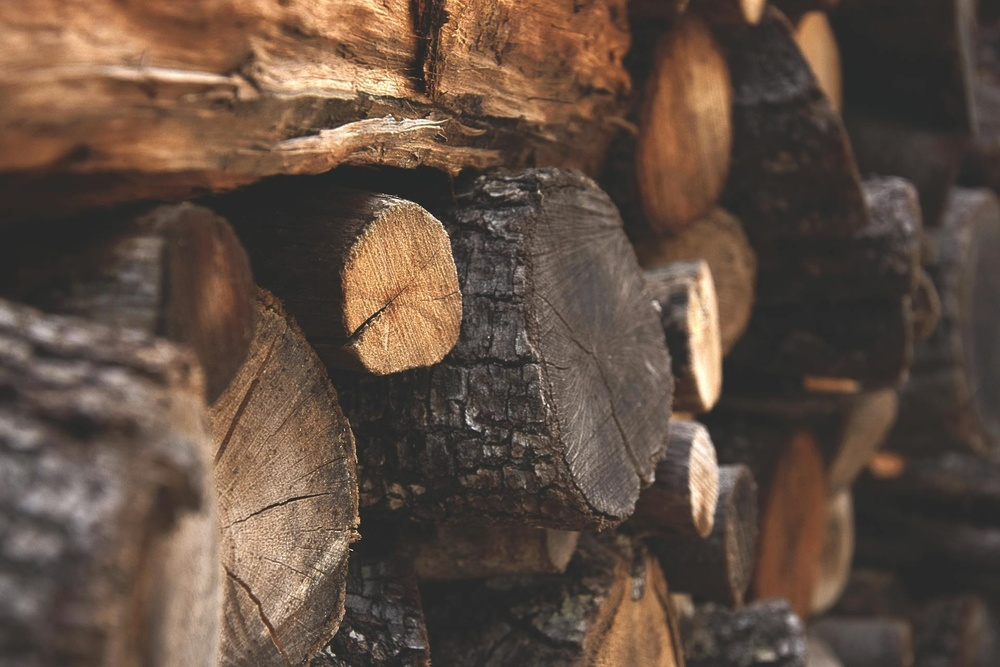
#> input picture image_filtering/images/pexels-iaia881-122588.jpg, 1000 x 667 px, shrunk from 1920 x 1280 before the run; its folder holds only this picture in this run
$ jupyter execute --allow-errors effect_of_changing_phase_magnitude.ipynb
#> lines starting #> are read from the running program, lines starting #| are printed output that depends on the picture
# Effect of changing phase and magnitude

We already know that the Fourier Transform gives us, for each frequency, the magnitude and phase in of a sinusoid in that frequency. We will now see between the phase and magnitude, which of the two has the most effect if altered.

To do this, we will take 3 similar-sized images. We will then see how the images look:

    * with original magnitude and original phase
    * with average magnitude and original phase
    * with original magnitude and average phase

The averages will be computed from all the 3 images.

[cell 1]
import cv2
import glob
import numpy as np
import matplotlib.pyplot as plt

plt.rcParams['image.cmap'] = 'gray'

[cell 2]
#Read and display the images
images = glob.glob('.\\images/pexels-*.jpg')
read_images = []

for image in images:
    image = cv2.imread(image, cv2.IMREAD_GRAYSCALE)
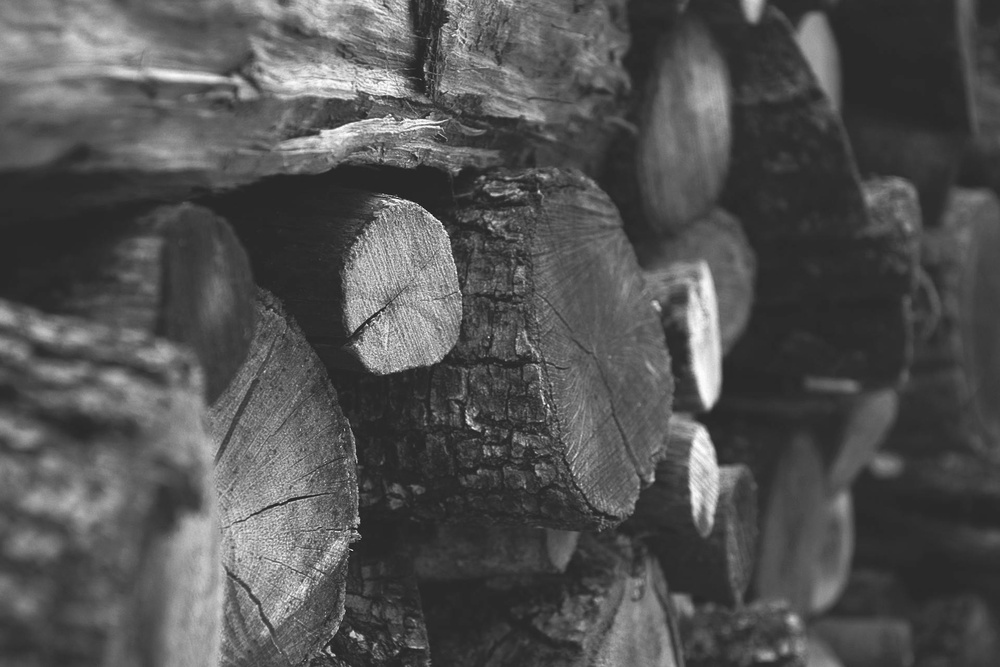
#> image: shape (667, 1000); min 15, max 255, mean 82.5
    read_images.append(cv2.resize(image, None, fx=0.06, fy=0.06, interpolation=cv2.INTER_AREA))

We resize the images to <1 % of its original size for the sake of computation.

[cell 3]
# display the images
plt.figure(figsize=[5*3, 5])
plt.subplot(131); plt.imshow(read_images[0], cmap='gray'); plt.xticks=[]; plt.yticks=[]; plt.axis('off')
#> (the rest of this cell did not finish here and is left out)

Image Sources:
<br>
* Pexels\Maria Ilaria Piras;
<br>
* Pexels\Markus Spaske;
<br>
* Pexels\Pok Rie

[cell 4]
# We now compute their average magnitude and phase
avg_magnitude = np.zeros(read_images[0].shape)
avg_phase = np.zeros(read_images[0].shape)
for copy_img in read_images:
    copy_img = copy_img - np.mean(copy_img)
    img_fft = np.fft.fft2(copy_img)
    avg_magnitude = avg_magnitude + (abs(img_fft)/3)
    avg_phase = avg_phase + (np.angle(img_fft)/3)
#> this loop made 1 pass
#> pass 1, `copy_img = copy_img - np.mean(copy_img)`:
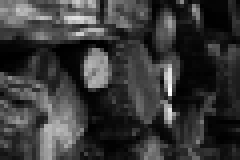
#> copy_img: shape (40, 60) float64 (shown 4 times larger); min -42.51, max 147.5, mean 0; drawn with min black and max white
#> pass 1, `avg_magnitude = avg_magnitude + (abs(img_fft)/3)`:
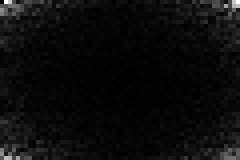
#> avg_magnitude: shape (40, 60) float64 (shown 4 times larger); min 3.03e-12, max 6505.8, mean 315.1; drawn with min black and max white
#> pass 1, `avg_phase = avg_phase + (np.angle(img_fft)/3)`:
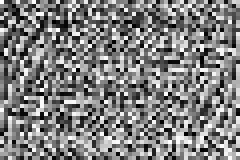
#> avg_phase: shape (40, 60) float64 (shown 4 times larger); min -1.05, max 1.05, mean 0.000873; drawn with min black and max white

We will now create a function to plot an image on the left and a polar plot of the magnitude pointing in the direction of the phase angle. We will do this for every image, both the original and with the magnitude and phase changed.

[cell 5]
#function to plot an image and its magnitude
def plot_polar_image(image, title=''):
    """
    Given any image, we will produce the Argand diagram
    of the image.

    This function expects that 'image' is of complex dtype
    and is the result of a dft

    We will also find the ifft and plot as an image.
    """

    fig, (ax1, ax2) = plt.subplots(1, 2)
    fig.set_size_inches(6 * 2, 4)
    fig.suptitle(title)

    image_ifft = np.fft.ifft2(image)
    ax1.imshow(abs(image_ifft))

    # Plot each complex number as an arrow
    for num in image.flat:
        #plot as a 1/4 of the original
        ax2.arrow(0, 0, num.real/2, num.imag/2, head_width=0.1,
                  head_length=0.2, fc='blue', ec='blue')


    # Set the limits of the plot
    ax2.set_xlim(-5000, 5000);
    ax2.set_ylim(-5000, 5000);
    ax2.set_xlabel('Re');
    ax2.set_ylabel('Im');
    ax2.grid(True)

[cell 6]
# function to change either the magnitude or phase of
# an image and plot the resulting image
def change_image(image, new_part, is_mag=0, title=''):
    """
    This function takes an image, changes the image's
    magnitude/phase and displays the image.

    The shapes of image and new_part must be equal
    Image must be a complex - result of an fft

    image - a complex array, a result of fft
    new_part - either new magnitude or phase with which
        to change the image into
    is_mag - if new_part is magnitude, set to 0,
    else if new_part is phase, set to non-zero

    Calls plot_polar_image on result
    """

    #Split the current image into magnitude and phase
    magnitude = abs(image)
    phase = np.angle(image)

    new_image = np.empty(image.shape, np.complex128)
    if is_mag == 0:
        #This means we are to swap magnitude
        #Make a complex number Data[...,0] + 1j * Data[...,1]
        new_image = (new_part * np.cos(phase)) + 1j * (new_part * np.sin(phase))
    else:
        #Swapping phase
        new_image = (magnitude * np.cos(new_part)) + 1j * (magnitude * np.sin(new_part))

    plot_polar_image(new_image, title)

[cell 7]
#the fft of all images
images_fft = []
for image in read_images:
    img_fft_shift = np.fft.fft2(image)
    images_fft.append(img_fft_shift)
#> after the loop, images_fft = 1 item

Let us first plot for the first image.

[cell 8]
#put it all in a convenience function to avoid repetition
def plot_changes(pos):
    plot_polar_image(images_fft[pos], 'Image ' + str(pos + 1) + ' - Original')
    change_image(images_fft[pos], avg_magnitude, title= 'Image ' + str(pos + 1) + ' - Average Magnitude')
#> in change_image, `magnitude = abs(image)`:
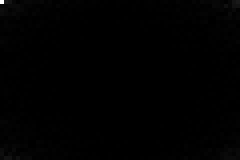
#> magnitude: shape (40, 60) float64 (shown 4 times larger); min 11.12, max 198028, mean 1027.7; drawn with min black and max white
    change_image(images_fft[pos], avg_phase, is_mag= 1, title= 'Image ' + str(pos + 1) + ' - Average Phase')

### Image 1

[cell 9]
plot_changes(0)
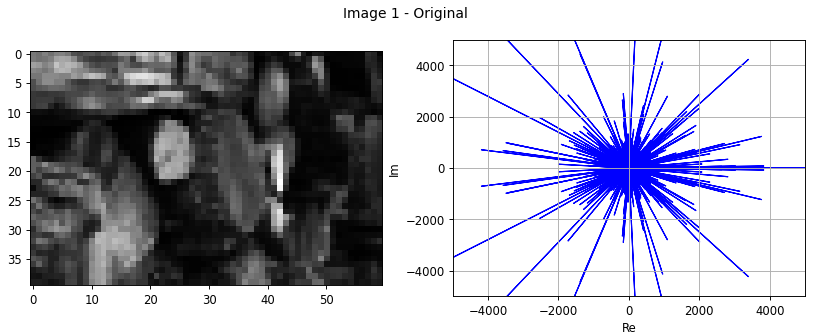
#> figure drawn by matplotlib, 2 panels
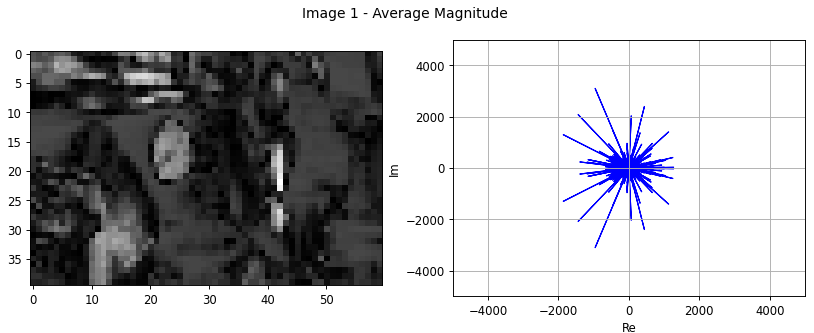
#> figure drawn by matplotlib, 2 panels
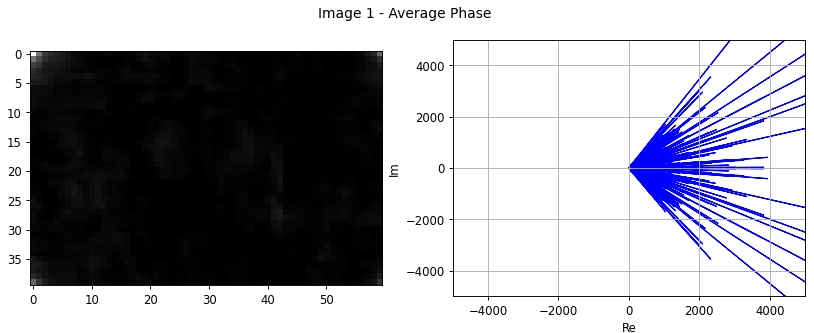
#> figure drawn by matplotlib, 2 panels

### Image 2

#> (a cell that did not finish here is left out)


### Image 3

#> (a cell that did not finish here is left out)

$ run again, on image_filtering/images/pexels-markusspiske-1268129.jpg
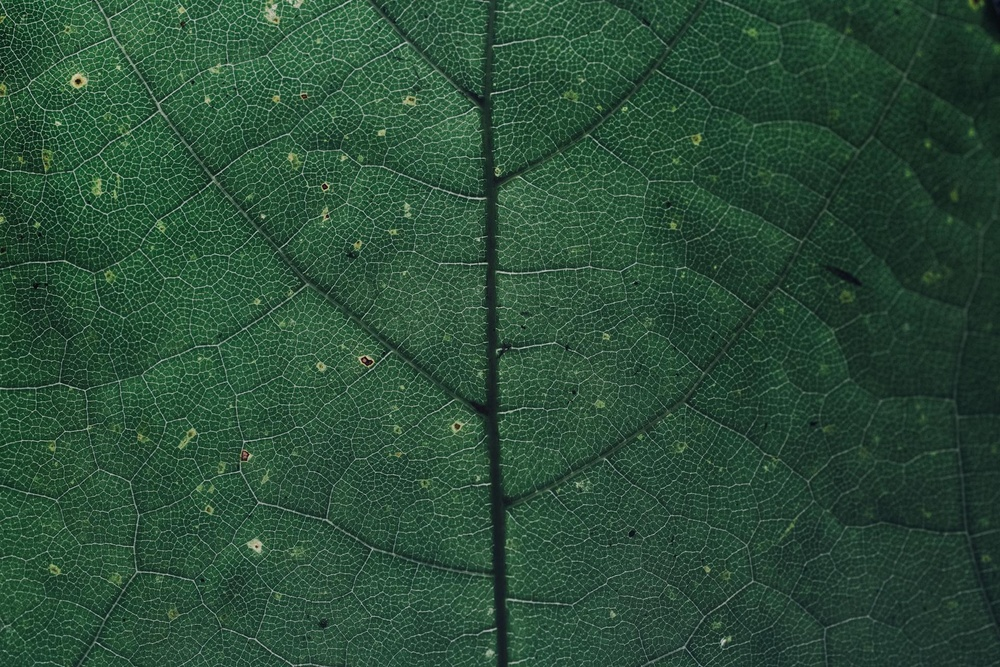
#> input picture image_filtering/images/pexels-markusspiske-1268129.jpg, 1000 x 667 px, shrunk from 1920 x 1280 before the run
#> the loop `for copy_img in read_images:` made 1 pass
#> pass 1, `avg_phase = avg_phase + (np.angle(img_fft)/3)`:
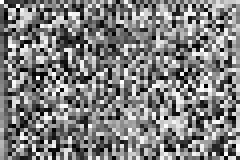
#> avg_phase: shape (40, 60) float64 (shown 4 times larger); min -1.05, max 1.05, mean 0.000873; drawn with min black and max white
#> the loop `for image in read_images:` made 1 pass
#> after the loop `for image in read_images:`: images_fft = 1 item
#> `[cell 9] plot_changes(0)`:
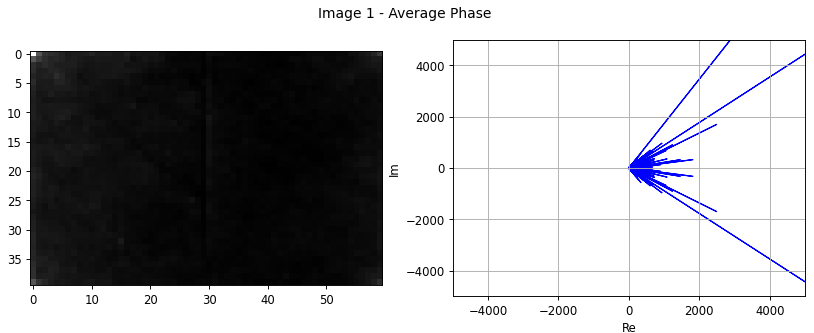
#> figure drawn by matplotlib, 2 panels
